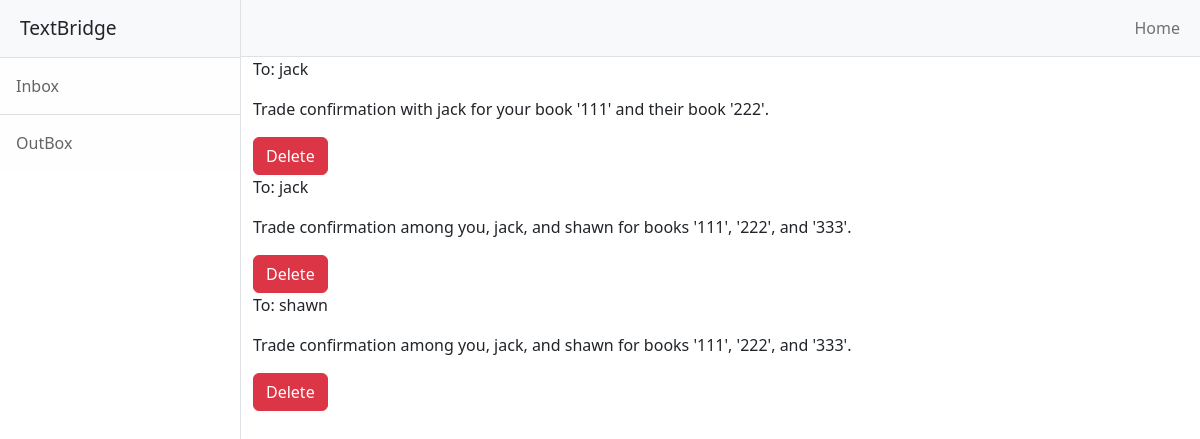
The app's page /outbox (signed in) with its own data.
### main.py (models this page shows)
class Message(db.Model):
    __tablename__ = "messages"
    id = db.Column(db.Integer, primary_key=True)
    sender_id = db.Column(db.Integer, db.ForeignKey('users.id'), nullable=False)
    recipient_id = db.Column(db.Integer, db.ForeignKey('users.id'), nullable=False)
    content = db.Column(db.Text, nullable=False)
    timestamp = db.Column(db.DateTime, index=True, default=datetime.utcnow)
    is_read = db.Column(db.Boolean, default=False, nullable=False)

class User(UserMixin, db.Model):
    __tablename__ = "users"
    id = db.Column(db.Integer, primary_key=True)
    email = db.Column(db.String(100), unique=True)
    password = db.Column(db.String(100))
    name = db.Column(db.String(100))
    wishbook = relationship('WishBook')
    ownhbook = relationship('OwnBook')
    sent_messages = db.relationship('Message', foreign_keys='Message.sender_id', backref='sender', lazy='dynamic')
    received_messages = db.relationship('Message', foreign_keys='Message.recipient_id', backref='recipient', lazy='dynamic')

### main.py (the view)
@app.route('/outbox')
@login_required
def outbox():
    sent_messages = db.session.query(
        Message.id,
        Message.content,
        User.name.label('recipient_name'),
    ).join(User, User.id == Message.recipient_id).filter(Message.sender_id == current_user.id).all()
    return render_template('outbox.html', messages=sent_messages)

### main.py (called while the page is built)
@login_manager.user_loader
def load_user(user_id):
    return db.get_or_404(User, user_id)

### templates/outbox.html (shortened to what this page needs)
<!DOCTYPE html>
<html lang="en">
    <head>
        <link href="../static/css/styles4.css" rel="stylesheet" />
    </head>
    <body>
        <div class="d-flex" id="wrapper">
            <div class="border-end bg-white" id="sidebar-wrapper">
                <div class="sidebar-heading border-bottom bg-light">TextBridge</div>
                <div class="list-group list-group-flush">
                    <a class="list-group-item list-group-item-action list-group-item-light p-3" href="{{ url_for('inbox')}}">Inbox</a>
                    <a class="list-group-item list-group-item-action list-group-item-light p-3" href="{{ url_for('outbox')}}">OutBox</a>
                </div>
            </div>
            <div id="page-content-wrapper">
                <nav class="navbar navbar-expand-lg navbar-light bg-light border-bottom">
                    <div class="container-fluid">
                        <div class="collapse navbar-collapse" id="navbarSupportedContent">
                            <ul class="navbar-nav ms-auto mt-2 mt-lg-0">
                                <li class="nav-item active"><a class="nav-link" href="{{ url_for('ownlist') }}">Home</a></li>
                            </ul>
                        </div>
                    </div>
                </nav>
                {% for message in messages %}
                <div class="container-fluid">
                    <p>To: {{ message.recipient_name }}</p>
                    <p>
                        {{ message.content }}
                    </p>
                    <form action="{{ url_for('delete_message', message_id=message.id) }}" method="post">
                        <button type="submit" class="btn btn-danger">Delete</button>
                </div>
                {% endfor %}
            </div>
        </div>
    </body>
</html>

### records on screen
Message: recipient_name "jack", content "Trade confirmation with jack for your book '111' and their book '222'."
Message: recipient_name "jack", content "Trade confirmation among you, jack, and shawn for books '111', '222', and '333'."
Message: recipient_name "shawn", content "Trade confirmation among you, jack, and shawn for books '111', '222', and '333'."
